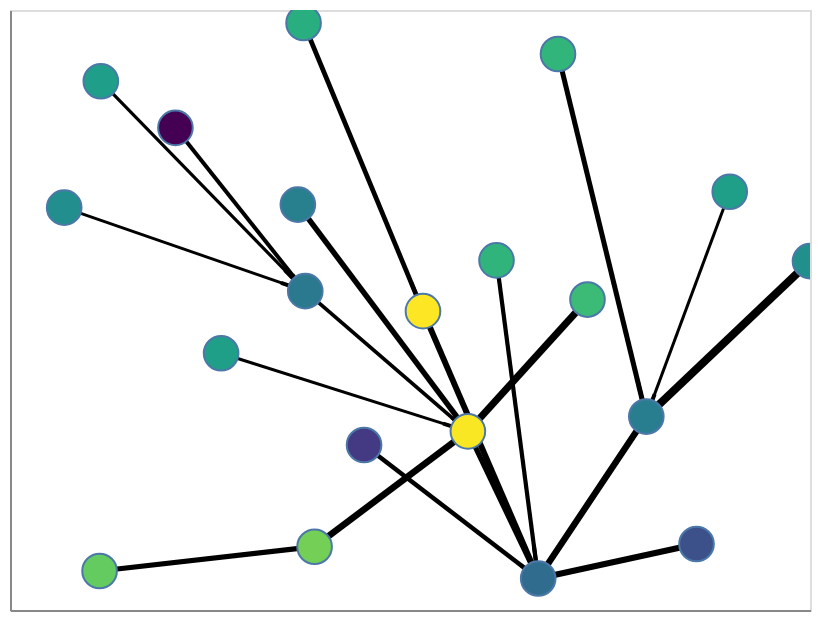

Here is the notebook cell this chart was saved with:
### Markdown cell above
This is what the original ouptut of the graphs looked like.

### Code cell
# Add weights to nodes and edges
G = nx.gn_graph(n=20)

# Compute positions for viz.
pos = nx.spring_layout(G)

for n in G.nodes():
    G.nodes[n]['weight'] = np.random.randn()

for e in G.edges():
    G.edges[e]['weight'] = np.random.uniform(1, 10)

for e in G.edges():
    G.edges[e]['label'] = np.random.uniform(1, 10)


# Draw the graph using Altair
viz = nxa_o.draw_networkx(
    G, pos=pos,
    node_color='weight',
    cmap='viridis',
    width='weight',
    edge_color='black',
)

# Show it as an interactive plot!
viz.interactive()

### Figure 1 — Vega-Lite specification as saved in the notebook (floating-point values rounded to 4 significant figures)
{"config": {"view": {"continuousWidth": 400, "continuousHeight": 300}}, "layer": [{"data": {"name": "data-8be448afc30be937c63d3e1d3b57b203"}, "mark": {"type": "line", "color": "black", "opacity": 1}, "encoding": {"detail": {"type": "quantitative", "field": "edge"}, "size": {"type": "quantitative", "field": "weight", "legend": null}, "x": {"type": "quantitative", "axis": {"grid": false, "labels": false, "ticks": false, "title": ""}, "field": "x"}, "y": {"type": "quantitative", "axis": {"grid": false, "labels": false, "ticks": false, "title": ""}, "field": "y"}}, "selection": {"selector005": {"type": "interval", "bind": "scales", "encodings": ["x", "y"]}}}, {"data": {"name": "data-6142a9d2b6e4e7c59fc9c1987206bd95"}, "mark": {"type": "line", "color": "black", "opacity": 1, "strokeWidth": 2}, "encoding": {"detail": {"type": "quantitative", "field": "edge"}, "x": {"type": "quantitative", "axis": {"grid": false, "labels": false, "ticks": false}, "field": "x"}, "y": {"type": "quantitative", "axis": {"grid": false, "labels": false, "ticks": false}, "field": "y"}}}, {"data": {"name": "data-8a8c4e392be240da3959ed7406828319"}, "mark": {"type": "point", "opacity": 1, "size": 300, "strokeWidth": 1.0}, "encoding": {"fill": {"type": "quantitative", "field": "weight", "scale": {"scheme": "viridis"}}, "x": {"type": "quantitative", "axis": {"grid": false, "labels": false, "ticks": false}, "field": "x"}, "y": {"type": "quantitative", "axis": {"grid": false, "labels": false, "ticks": false}, "field": "y"}}}], "$schema": "https://vega.github.io/schema/vega-lite/v4.8.1.json", "datasets": {"data-8be448afc30be937c63d3e1d3b57b203": [{"label": 3.523, "target": 0, "edge": 0, "weight": 4.287, "pair": [1, 0], "y": -0.3601, "x": -0.1149, "source": 1}, {"label": 3.523, "target": 0, "edge": 0, "weight": 4.287, "pair": [1, 0], "y": -0.7161, "x": 0.3205, "source": 1}, {"label": 4.837, "target": 0, "edge": 1, "weight": 5.311, "pair": [2, 0], "y": -0.3236, "x": 0.1447, "source": 2}, {"label": 4.837, "target": 0, "edge": 1, "weight": 5.311, "pair": [2, 0], "y": -0.7161, "x": 0.3205, "source": 2}, {"label": 2.287, "target": 2, "edge": 2, "weight": 5.825, "pair": [3, 2], "y": 0.281, "x": -0.2804, "source": 3}, {"label": 2.287, "target": 2, "edge": 2, "weight": 5.825, "pair": [3, 2], "y": -0.3236, "x": 0.1447, "source": 3}, {"label": 7.636, "target": 0, "edge": 3, "weight": 7.376, "pair": [4, 0], "y": -0.2842, "x": 0.5908, "source": 4}, {"label": 7.636, "target": 0, "edge": 3, "weight": 7.376, "pair": [4, 0], "y": -0.7161, "x": 0.3205, "source": 4}, {"label": 3.792, "target": 2, "edge": 4, "weight": 7.582, "pair": [5, 2], "y": -0.6312, "x": -0.2386, "source": 5}, {"label": 3.792, "target": 2, "edge": 4, "weight": 7.582, "pair": [5, 2], "y": -0.3236, "x": 0.1447, "source": 5}, {"label": 1.431, "target": 5, "edge": 5, "weight": 5.278, "pair": [6, 5], "y": -0.696, "x": -0.7761, "source": 6}, {"label": 1.431, "target": 5, "edge": 5, "weight": 5.278, "pair": [6, 5], "y": -0.6312, "x": -0.2386, "source": 6}, {"label": 9.217, "target": 2, "edge": 6, "weight": 2.85, "pair": [7, 2], "y": 0.05023, "x": -0.2618, "source": 7}, {"label": 9.217, "target": 2, "edge": 6, "weight": 2.85, "pair": [7, 2], "y": -0.3236, "x": 0.1447, "source": 7}, {"label": 8.061, "target": 0, "edge": 7, "weight": 3.62, "pair": [8, 0], "y": 0.1324, "x": 0.2163, "source": 8}, {"label": 8.061, "target": 0, "edge": 7, "weight": 3.62, "pair": [8, 0], "y": -0.7161, "x": 0.3205, "source": 8}, {"label": 2.073, "target": 2, "edge": 8, "weight": 8.459, "pair": [9, 2], "y": 0.02782, "x": 0.4437, "source": 9}, {"label": 2.073, "target": 2, "edge": 8, "weight": 8.459, "pair": [9, 2], "y": -0.3236, "x": 0.1447, "source": 9}, {"label": 3.185, "target": 7, "edge": 9, "weight": 1.29, "pair": [10, 7], "y": 0.273, "x": -0.8645, "source": 10}, {"label": 3.185, "target": 7, "edge": 9, "weight": 1.29, "pair": [10, 7], "y": 0.05023, "x": -0.2618, "source": 10}, {"label": 6.5, "target": 7, "edge": 10, "weight": 3.308, "pair": [11, 7], "y": 0.4857, "x": -0.5864, "source": 11}, {"label": 6.5, "target": 7, "edge": 10, "weight": 3.308, "pair": [11, 7], "y": 0.05023, "x": -0.2618, "source": 11}, {"label": 4.915, "target": 4, "edge": 11, "weight": 1.705, "pair": [12, 4], "y": 0.3153, "x": 0.7993, "source": 12}, {"label": 4.915, "target": 4, "edge": 11, "weight": 1.705, "pair": [12, 4], "y": -0.2842, "x": 0.5908, "source": 12}, {"label": 3.064, "target": 0, "edge": 12, "weight": 6.585, "pair": [13, 0], "y": -0.6241, "x": 0.7163, "source": 13}, {"label": 3.064, "target": 0, "edge": 12, "weight": 6.585, "pair": [13, 0], "y": -0.7161, "x": 0.3205, "source": 13}, {"label": 5.199, "target": 0, "edge": 13, "weight": 6.43, "pair": [14, 0], "y": -0.00301, "x": 0.03242, "source": 14}, {"label": 5.199, "target": 0, "edge": 13, "weight": 6.43, "pair": [14, 0], "y": -0.7161, "x": 0.3205, "source": 14}, {"label": 6.44, "target": 14, "edge": 14, "weight": 4.519, "pair": [15, 14], "y": 0.7654, "x": -0.2661, "source": 15}, {"label": 6.44, "target": 14, "edge": 14, "weight": 4.519, "pair": [15, 14], "y": -0.00301, "x": 0.03242, "source": 15}, {"label": 6.686, "target": 7, "edge": 15, "weight": 1.973, "pair": [16, 7], "y": 0.6099, "x": -0.7729, "source": 16}, {"label": 6.686, "target": 7, "edge": 15, "weight": 1.973, "pair": [16, 7], "y": 0.05023, "x": -0.2618, "source": 16}, {"label": 8.499, "target": 4, "edge": 16, "weight": 9.873, "pair": [17, 4], "y": 0.1302, "x": 1.0, "source": 17}, {"label": 8.499, "target": 4, "edge": 16, "weight": 9.873, "pair": [17, 4], "y": -0.2842, "x": 0.5908, "source": 17}, {"label": 7.0, "target": 2, "edge": 17, "weight": 1.667, "pair": [18, 2], "y": -0.1154, "x": -0.4722, "source": 18}, {"label": 7.0, "target": 2, "edge": 17, "weight": 1.667, "pair": [18, 2], "y": -0.3236, "x": 0.1447, "source": 18}, {"label": 1.886, "target": 4, "edge": 18, "weight": 5.061, "pair": [19, 4], "y": 0.6826, "x": 0.37, "source": 19}, {"label": 1.886, "target": 4, "edge": 18, "weight": 5.061, "pair": [19, 4], "y": -0.2842, "x": 0.5908, "source": 19}], "data-6142a9d2b6e4e7c59fc9c1987206bd95": [{"label": 3.523, "target": 0, "edge": 0, "weight": 4.287, "pair": [1, 0], "y": -0.7161, "x": 0.3205, "source": 1}, {"label": 3.523, "target": 0, "edge": 0, "weight": 4.287, "pair": [1, 0], "y": -0.6805, "x": 0.277, "source": 1}, {"label": 4.837, "target": 0, "edge": 1, "weight": 5.311, "pair": [2, 0], "y": -0.7161, "x": 0.3205, "source": 2}, {"label": 4.837, "target": 0, "edge": 1, "weight": 5.311, "pair": [2, 0], "y": -0.6768, "x": 0.3029, "source": 2}, {"label": 2.287, "target": 2, "edge": 2, "weight": 5.825, "pair": [3, 2], "y": -0.3236, "x": 0.1447, "source": 3}, {"label": 2.287, "target": 2, "edge": 2, "weight": 5.825, "pair": [3, 2], "y": -0.2631, "x": 0.1022, "source": 3}, {"label": 7.636, "target": 0, "edge": 3, "weight": 7.376, "pair": [4, 0], "y": -0.7161, "x": 0.3205, "source": 4}, {"label": 7.636, "target": 0, "edge": 3, "weight": 7.376, "pair": [4, 0], "y": -0.6729, "x": 0.3475, "source": 4}, {"label": 3.792, "target": 2, "edge": 4, "weight": 7.582, "pair": [5, 2], "y": -0.3236, "x": 0.1447, "source": 5}, {"label": 3.792, "target": 2, "edge": 4, "weight": 7.582, "pair": [5, 2], "y": -0.3544, "x": 0.1064, "source": 5}, {"label": 1.431, "target": 5, "edge": 5, "weight": 5.278, "pair": [6, 5], "y": -0.6312, "x": -0.2386, "source": 6}, {"label": 1.431, "target": 5, "edge": 5, "weight": 5.278, "pair": [6, 5], "y": -0.6377, "x": -0.2923, "source": 6}, {"label": 9.217, "target": 2, "edge": 6, "weight": 2.85, "pair": [7, 2], "y": -0.3236, "x": 0.1447, "source": 7}, {"label": 9.217, "target": 2, "edge": 6, "weight": 2.85, "pair": [7, 2], "y": -0.2862, "x": 0.104, "source": 7}, {"label": 8.061, "target": 0, "edge": 7, "weight": 3.62, "pair": [8, 0], "y": -0.7161, "x": 0.3205, "source": 8}, {"label": 8.061, "target": 0, "edge": 7, "weight": 3.62, "pair": [8, 0], "y": -0.6312, "x": 0.3101, "source": 8}, {"label": 2.073, "target": 2, "edge": 8, "weight": 8.459, "pair": [9, 2], "y": -0.3236, "x": 0.1447, "source": 9}, {"label": 2.073, "target": 2, "edge": 8, "weight": 8.459, "pair": [9, 2], "y": -0.2885, "x": 0.1746, "source": 9}, {"label": 3.185, "target": 7, "edge": 9, "weight": 1.29, "pair": [10, 7], "y": 0.05023, "x": -0.2618, "source": 10}, {"label": 3.185, "target": 7, "edge": 9, "weight": 1.29, "pair": [10, 7], "y": 0.07251, "x": -0.3221, "source": 10}, {"label": 6.5, "target": 7, "edge": 10, "weight": 3.308, "pair": [11, 7], "y": 0.05023, "x": -0.2618, "source": 11}, {"label": 6.5, "target": 7, "edge": 10, "weight": 3.308, "pair": [11, 7], "y": 0.09378, "x": -0.2943, "source": 11}, {"label": 4.915, "target": 4, "edge": 11, "weight": 1.705, "pair": [12, 4], "y": -0.2842, "x": 0.5908, "source": 12}, {"label": 4.915, "target": 4, "edge": 11, "weight": 1.705, "pair": [12, 4], "y": -0.2242, "x": 0.6116, "source": 12}, {"label": 3.064, "target": 0, "edge": 12, "weight": 6.585, "pair": [13, 0], "y": -0.7161, "x": 0.3205, "source": 13}, {"label": 3.064, "target": 0, "edge": 12, "weight": 6.585, "pair": [13, 0], "y": -0.7069, "x": 0.3601, "source": 13}, {"label": 5.199, "target": 0, "edge": 13, "weight": 6.43, "pair": [14, 0], "y": -0.7161, "x": 0.3205, "source": 14}, {"label": 5.199, "target": 0, "edge": 13, "weight": 6.43, "pair": [14, 0], "y": -0.6448, "x": 0.2917, "source": 14}, {"label": 6.44, "target": 14, "edge": 14, "weight": 4.519, "pair": [15, 14], "y": -0.00301, "x": 0.03242, "source": 15}, {"label": 6.44, "target": 14, "edge": 14, "weight": 4.519, "pair": [15, 14], "y": 0.07383, "x": 0.002564, "source": 15}, {"label": 6.686, "target": 7, "edge": 15, "weight": 1.973, "pair": [16, 7], "y": 0.05023, "x": -0.2618, "source": 16}, {"label": 6.686, "target": 7, "edge": 15, "weight": 1.973, "pair": [16, 7], "y": 0.1062, "x": -0.313, "source": 16}, {"label": 8.499, "target": 4, "edge": 16, "weight": 9.873, "pair": [17, 4], "y": -0.2842, "x": 0.5908, "source": 17}, {"label": 8.499, "target": 4, "edge": 16, "weight": 9.873, "pair": [17, 4], "y": -0.2427, "x": 0.6317, "source": 17}, {"label": 7.0, "target": 2, "edge": 17, "weight": 1.667, "pair": [18, 2], "y": -0.3236, "x": 0.1447, "source": 18}, {"label": 7.0, "target": 2, "edge": 17, "weight": 1.667, "pair": [18, 2], "y": -0.3028, "x": 0.08299, "source": 18}, {"label": 1.886, "target": 4, "edge": 18, "weight": 5.061, "pair": [19, 4], "y": -0.2842, "x": 0.5908, "source": 19}, {"label": 1.886, "target": 4, "edge": 18, "weight": 5.061, "pair": [19, 4], "y": -0.1875, "x": 0.5687, "source": 19}], "data-8a8c4e392be240da3959ed7406828319": [{"x": 0.3205, "weight": -1.187, "y": -0.7161}, {"x": -0.1149, "weight": -2.011, "y": -0.3601}, {"x": 0.1447, "weight": 1.68, "y": -0.3236}, {"x": -0.2804, "weight": -0.854, "y": 0.281}, {"x": 0.5908, "weight": -0.8637, "y": -0.2842}, {"x": -0.2386, "weight": 0.7702, "y": -0.6312}, {"x": -0.7761, "weight": 0.6483, "y": -0.696}, {"x": -0.2618, "weight": -0.9592, "y": 0.05023}, {"x": 0.2163, "weight": 0.1529, "y": 0.1324}, {"x": 0.4437, "weight": 0.2918, "y": 0.02782}, {"x": -0.8645, "weight": -0.5766, "y": 0.273}, {"x": -0.5864, "weight": -2.755, "y": 0.4857}, {"x": 0.7993, "weight": -0.2371, "y": 0.3153}, {"x": 0.7163, "weight": -1.677, "y": -0.6241}, {"x": 0.03242, "weight": 1.713, "y": -0.00301}, {"x": -0.2661, "weight": 0.06003, "y": 0.7654}, {"x": -0.7729, "weight": -0.2645, "y": 0.6099}, {"x": 1.0, "weight": -0.5388, "y": 0.1302}, {"x": -0.4722, "weight": -0.2389, "y": -0.1154}, {"x": 0.37, "weight": 0.1878, "y": 0.6826}]}}
